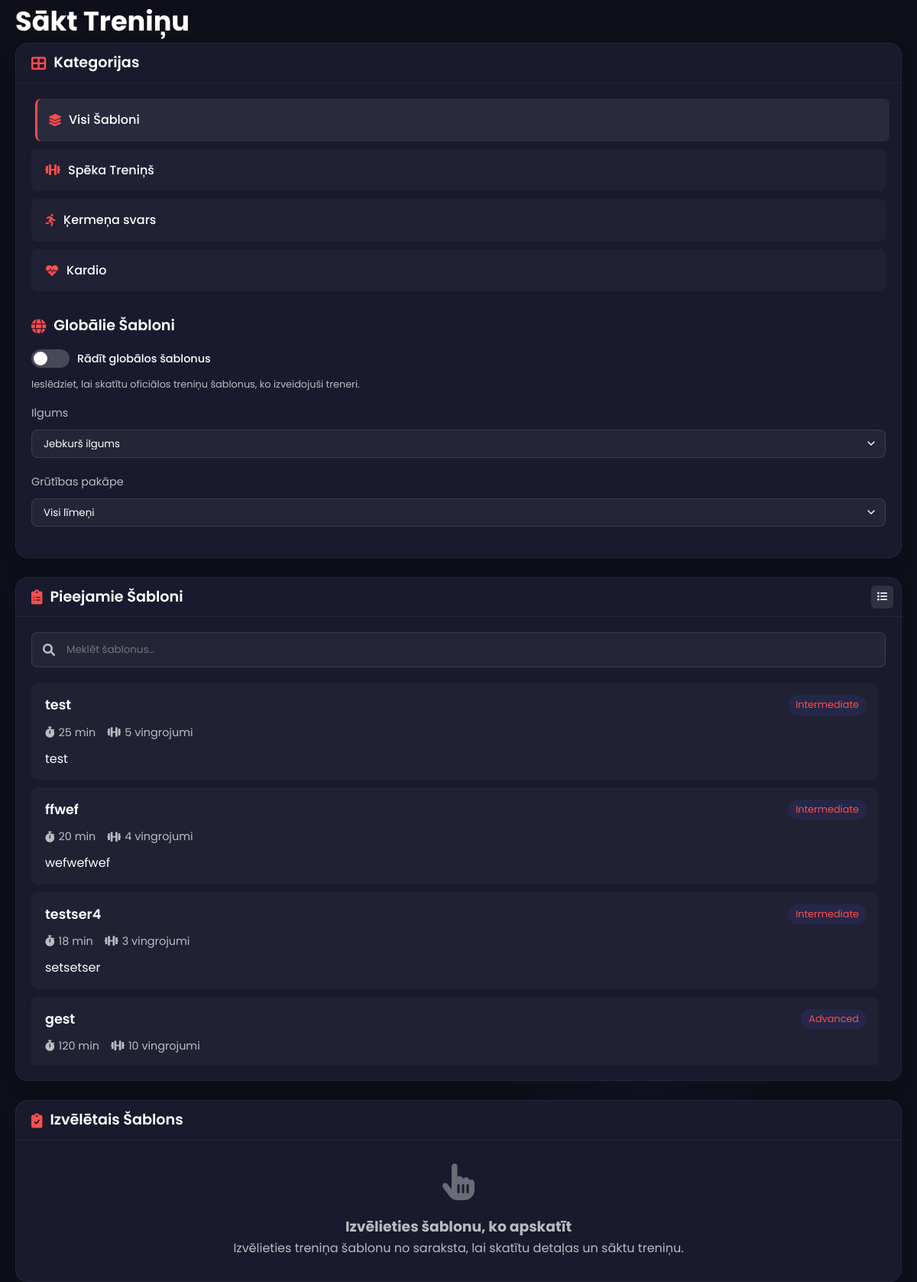
Screenshot of /profile/desktop-workout.php (signed in) with the database file from the repository.
### tables this page shows
CREATE TABLE `workout_templates` (
  `id` int NOT NULL,
  `name` varchar(255) NOT NULL,
  `description` text,
  `difficulty` varchar(50) DEFAULT NULL,
  `estimated_time` int DEFAULT NULL,
  `rest_time` float DEFAULT '1',
  `category` varchar(50) DEFAULT NULL,
  `user_id` int DEFAULT NULL,
  `created_at` datetime DEFAULT NULL,
  `updated_at` datetime DEFAULT NULL
);

### profile/languages.php (called while the page is built, shortened)
<?php
function t($key, $lang = null) {
    global $translations;
    if ($lang === null) {
        $lang = $_SESSION["language"] ?? 'en';
    }
    return $translations[$lang][$key] ?? $key;
}

### profile/workout_functions.php (called while the page is built, shortened)
<?php
function tableExists($conn, $tableName) {
    $result = mysqli_query($conn, "SHOW TABLES LIKE '$tableName'");
    return mysqli_num_rows($result) > 0;
}
?>

### profile/desktop-workout.php (the view, shortened to what this page needs)
<?php
require_once 'languages.php';
require_once '../assets/db_connection.php';
require_once 'workout_functions.php';
$user_id = $_SESSION["user_id"];
try {
    if (tableExists($conn, 'workout_templates')) {
        $templates_query = "SELECT wt.*, COUNT(wte.id) as exercise_count
                          FROM workout_templates wt
                          LEFT JOIN workout_template_exercises wte ON wt.id = wte.workout_template_id
                          WHERE wt.user_id = ?
                          GROUP BY wt.id
                          ORDER BY wt.created_at DESC";
        $stmt = mysqli_prepare($conn, $templates_query);
        mysqli_stmt_bind_param($stmt, "i", $user_id);
        mysqli_stmt_execute($stmt);
        $templates = mysqli_stmt_get_result($stmt);
    } else {
        $templates = false;
    }
} catch (Exception $e) {
    error_log("Error fetching workout templates: " . $e->getMessage());
    $templates = false;
}
function getGlobalWorkoutTemplates($conn) {
    try {
        $query = "SELECT wt.id, wt.name, wt.description, wt.difficulty, wt.estimated_time,
                   wt.category, wt.created_at, wt.updated_at, u.username as creator,
                   (SELECT COUNT(*) FROM workout_template_exercises WHERE workout_template_id = wt.id) as exercise_count
                   FROM workout_templates wt
                   JOIN users u ON wt.user_id = u.id
                   WHERE (
                     EXISTS (
                       SELECT 1 FROM user_roles ur
                       JOIN roles r ON ur.role_id = r.id
                       WHERE ur.user_id = wt.user_id AND (r.name = 'admin' OR r.id = 5)
                     )
                   )
                   ORDER BY wt.updated_at DESC";
        $result = mysqli_query($conn, $query);
        $templates = [];
        while ($row = mysqli_fetch_assoc($result)) {
            $templates[] = $row;
        }
        return $templates;
    } catch (Exception $e) {
        error_log("Error in getGlobalWorkoutTemplates: " . $e->getMessage());
        return [];
    }
}
try {
    $global_templates = getGlobalWorkoutTemplates($conn);
} catch (Exception $e) {
    error_log("Error fetching global templates: " . $e->getMessage());
}
?>
<!DOCTYPE html>
<html lang="<?php echo $_SESSION["language"] ?? 'en'; ?>">
<head>
    <link href="https://cdnjs.cloudflare.com/ajax/libs/font-awesome/6.0.0/css/all.min.css" rel="stylesheet">
    <link href="../assets/css/variables.css" rel="stylesheet">
    <link rel="stylesheet" href="desktop-workout.css">
    <link rel="stylesheet" href="profile-desktop-workout.css">
</head>
<body>
    <div class="dashboard">
        <div class="main-content">
            <div class="page-header">
                <h1 class="page-title"><?php echo t('start_workout'); ?></h1>
            </div>
            <div class="step-content active" id="step1-content">
                <div class="workout-layout">
                    <div class="categories-panel">
                        <div class="panel-header">
                            <div class="panel-title">
                                <i class="fas fa-th-large"></i> <?php echo t('categories'); ?>
                            </div>
                        </div>
                        <div class="panel-content">
                            <div class="category-list">
                                <div class="category-item active" data-category="all">
                                    <div class="category-name">
                                        <i class="fas fa-layer-group"></i> <?php echo t('all_templates'); ?>
                                    </div>
                                </div>
                                <div class="category-item" data-category="Strength Training">
                                    <div class="category-name">
                                        <i class="fas fa-dumbbell"></i> <?php echo t('strength_training'); ?>
                                    </div>
                                </div>
                                <div class="category-item" data-category="Bodyweight">
                                    <div class="category-name">
                                        <i class="fas fa-running"></i> <?php echo t('bodyweight'); ?>
                                    </div>
                                </div>
                                <div class="category-item" data-category="Cardio">
                                    <div class="category-name">
                                        <i class="fas fa-heartbeat"></i> <?php echo t('cardio'); ?>
                                    </div>
                                </div>
                            </div>
                            <div class="filters-section">
                                <h3 class="panel-title pdw-panel-title">
                                    <i class="fas fa-globe"></i> <?php echo t('global_templates'); ?>
                                </h3>
                                <div class="pdw-toggle-container">
                                    <label class="pdw-toggle-switch">
                                        <span class="pdw-toggle-slider"></span>
                                    </label>
                                    <span class="pdw-toggle-label"><?php echo t('show_global_templates'); ?></span>
                                </div>
                                <p class="pdw-toggle-description"><?php echo t('toggle_global_description'); ?></p>
                                <div class="filter-group">
                                    <label class="filter-label"><?php echo t('duration'); ?></label>
                                    <select class="filter-select" id="durationFilter">
                                        <option value="any"><?php echo t('any_duration'); ?></option>
                                    </select>
                                </div>
                                <div class="filter-group">
                                    <label class="filter-label"><?php echo t('difficulty'); ?></label>
                                    <select class="filter-select" id="difficultyFilter">
                                        <option value="any"><?php echo t('all_levels'); ?></option>
                                    </select>
                                </div>
                            </div>
                        </div>
                    </div>
                    <div class="templates-panel">
                        <div class="panel-header">
                            <div class="panel-title">
                                <i class="fas fa-clipboard-list"></i> <?php echo t('available_templates'); ?>
                            </div>
                            <div class="panel-actions">
                                <button class="view-toggle-btn active" id="listViewBtn">
                                    <i class="fas fa-list"></i>
                                </button>
                            </div>
                        </div>
                        <div class="panel-content">
                            <div class="search-box">
                                <i class="fas fa-search search-icon"></i>
                                <input type="text" class="search-input" id="templateSearch" placeholder="<?php echo t('search_templates'); ?>">
                            </div>
                            <?php if ($templates && mysqli_num_rows($templates) > 0): ?>
                                    <?php
                                    mysqli_data_seek($templates, 0);
                                    ?>
                                <div class="template-list">
                                    <?php
                                    mysqli_data_seek($templates, 0);
                                    while ($template = mysqli_fetch_assoc($templates)):
                                        $categoryClasses = 'template-all';
                                        $difficultyClass = strtolower($template['difficulty']);
                                        $durationClass = '';
                                        if ($template['estimated_time'] < 30) {
                                            $durationClass = 'duration-short';
                                        } elseif ($template['estimated_time'] < 60) {
                                            $durationClass = 'duration-medium';
                                        } else {
                                            $durationClass = 'duration-long';
                                        }
                                        if ($template['category'] === 'Strength Training' ||
                                            stripos($template['name'], 'strength') !== false ||
                                            stripos($template['description'], 'strength') !== false) {
                                            $categoryClasses .= ' template-strength';
                                        }
                                        if ($template['category'] === 'Bodyweight' || $template['category'] === 'bodyweight' ||
                                            stripos($template['name'], 'bodyweight') !== false ||
                                            stripos($template['description'], 'bodyweight') !== false ||
                                            stripos($template['name'], 'body weight') !== false ||
                                            stripos($template['description'], 'body weight') !== false ||
                                            stripos($template['name'], 'calisthenics') !== false ||
                                            stripos($template['description'], 'calisthenics') !== false) {
                                            $categoryClasses .= ' template-bodyweight';
                                        }
                                        if ($template['category'] === 'Cardio' || $template['category'] === 'cardio' ||
                                            stripos($template['name'], 'cardio') !== false ||
                                            stripos($template['description'], 'cardio') !== false ||
                                            stripos($template['name'], 'aerobic') !== false ||
                                            stripos($template['description'], 'aerobic') !== false ||
                                            stripos($template['name'], 'running') !== false ||
                                            stripos($template['description'], 'running') !== false) {
                                            $categoryClasses .= ' template-cardio';
                                        }
                                    ?>
                                    <div class="template-list-item <?php echo $categoryClasses; ?> <?php echo $difficultyClass; ?> <?php echo $durationClass; ?>"
                                         data-id="<?php echo $template['id']; ?>"
                                         data-category="<?php echo htmlspecialchars($template['category'] ?? ''); ?>">
                                        <div class="template-list-item-header">
                                            <div class="template-list-item-title"><?php echo htmlspecialchars($template['name']); ?></div>
                                            <div class="template-list-item-difficulty"><?php echo ucfirst($template['difficulty'] ?: 'Beginner'); ?></div>
                                        </div>
                                        <div class="template-list-item-meta">
                                            <div class="template-list-item-meta-item">
                                                <i class="fas fa-stopwatch"></i>
                                                <span><?php echo $template['estimated_time']; ?> min</span>
                                            </div>
                                            <div class="template-list-item-meta-item">
                                                <i class="fas fa-dumbbell"></i>
                                                <span><?php echo $template['exercise_count']; ?> <?php echo t('exercises'); ?></span>
                                            </div>
                                        </div>
                                        <?php if (!empty($template['description'])): ?>
                                            <div class="template-list-item-description"><?php echo htmlspecialchars(substr($template['description'], 0, 80)) . (strlen($template['description']) > 80 ? '...' : ''); ?></div>
                                        <?php endif; ?>
                                    </div>
                                    <?php endwhile; ?>
                                </div>
                            <?php endif; ?>
                        </div>
                    </div>
                    <div class="selected-panel">
                        <div class="panel-header">
                            <div class="panel-title">
                                <i class="fas fa-clipboard-check"></i> <?php echo t('selected_template'); ?>
                            </div>
                        </div>
                        <div id="selectedTemplateContainer">
                            <div class="selected-template-placeholder">
                                <i class="fas fa-hand-pointer"></i>
                                <h3><?php echo t('choose_template_to_view'); ?></h3>
                                <p><?php echo t('select_template_details'); ?></p>
                            </div>
                        </div>
                    </div>
                </div>
            </div>
        </div>
    </div>
</body>
</html>

### rows the page displays
workout_templates: name "test", difficulty "Intermediate", estimated_time "25", exercise_count "5", description "test"
workout_templates: name "ffwef", difficulty "Intermediate", estimated_time "20", exercise_count "4", description "wefwefwef"
workout_templates: name "testser4", difficulty "Intermediate", estimated_time "18", exercise_count "3", description "setsetser"
workout_templates: name "gest", difficulty "Advanced", estimated_time "120", exercise_count "10"

### other values shown
t('start_workout') "Sākt Treniņu"
t('categories') "Kategorijas"
t('all_templates') "Visi Šabloni"
t('strength_training') "Spēka Treniņš"
t('bodyweight') "Ķermeņa svars"
t('cardio') "Kardio"
t('global_templates') "Globālie Šabloni"
t('show_global_templates') "Rādīt globālos šablonus"
t('toggle_global_description') "Ieslēdziet, lai skatītu oficiālos treniņu šablonus, ko izveidojuši treneri."
t('duration') "Ilgums"
t('difficulty') "Grūtības pakāpe"
t('available_templates') "Pieejamie Šabloni"
t('selected_template') "Izvēlētais Šablons"
t('choose_template_to_view') "Izvēlieties šablonu, ko apskatīt"
t('select_template_details') "Izvēlieties treniņa šablonu no saraksta, lai skatītu detaļas un sāktu treniņu."
